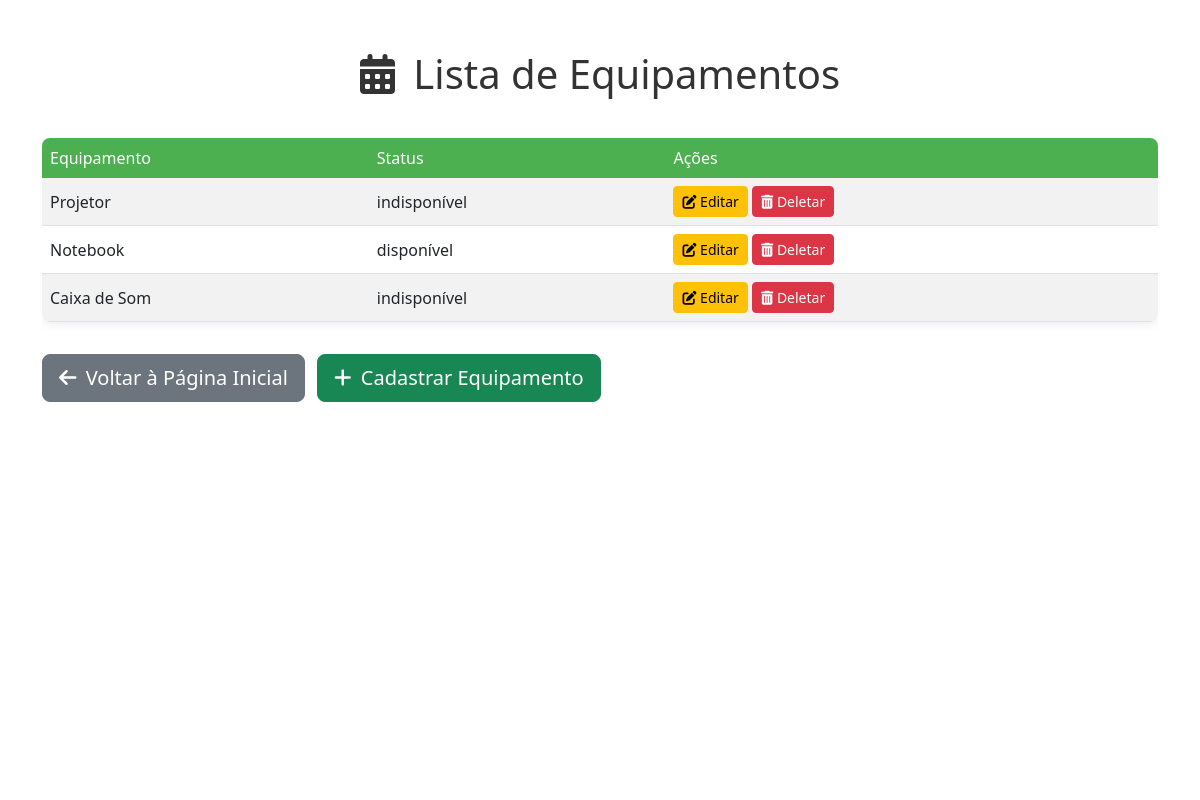
Before: /listar_equipamentos/ (signed in) with the older database file.
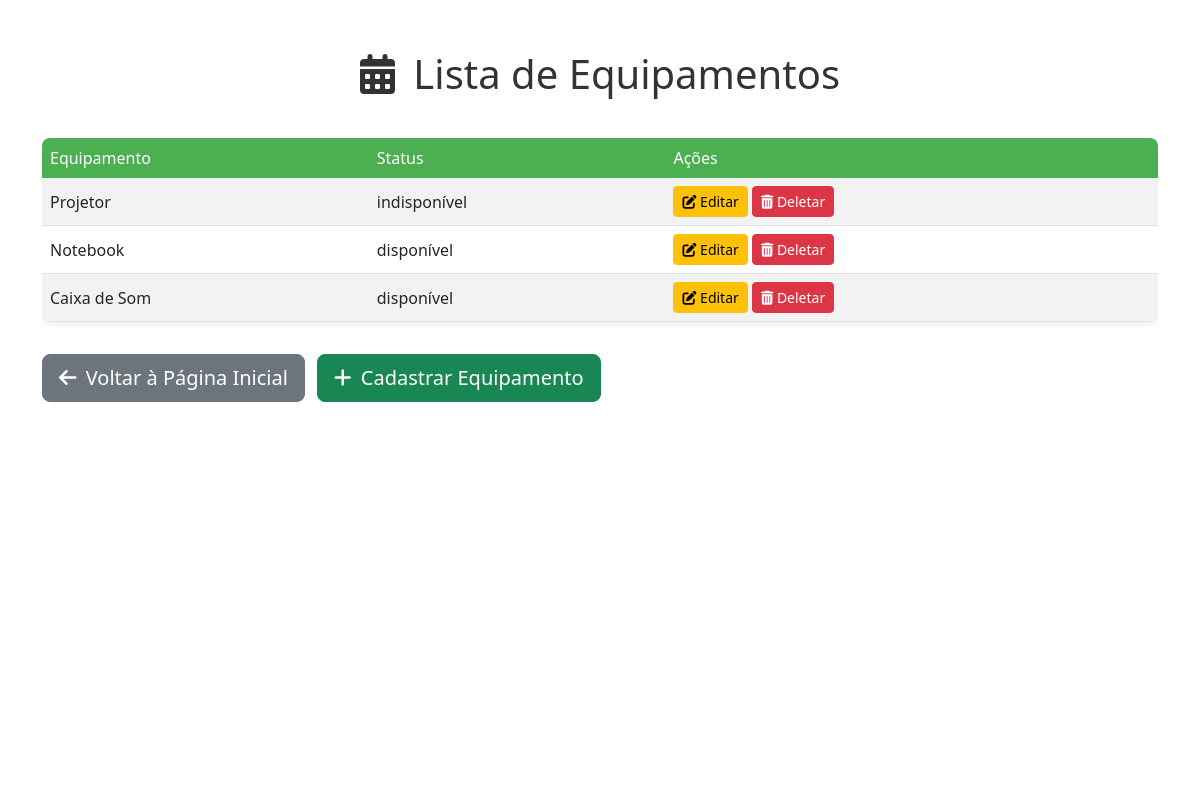
After: the same page with the newer database file.
### app/models.py (models this page shows, shortened)
class Equipamento(models.Model):
    idEquipamento = models.AutoField(primary_key=True)
    tipo = models.CharField(max_length=50)
    statusDisponibilidade = models.CharField(max_length=50, default='disponível')

### app/views.py (the view)
# urls.py: path('listar_equipamentos/', views.listarEquipamentos, name="listar_equipamentos"),
@login_required
def listarEquipamentos(request):
    listarEquipamentos = Equipamento.objects.all()
    return render (request, 'listar_equipamentos.html', {'listarEquipamentos':listarEquipamentos})

### app/templates/listar_equipamentos.html (shortened to what this page needs)
{% load static %}
<!DOCTYPE html>
<html lang="pt-br">
<head>
    <link href="https://cdn.jsdelivr.net/npm/bootstrap@5.3.0/dist/css/bootstrap.min.css" rel="stylesheet">
    <link rel="stylesheet" href="https://cdnjs.cloudflare.com/ajax/libs/font-awesome/6.0.0-beta3/css/all.min.css" />
</head>
<body>
    <div class="page-background"></div>
    <div class="container dashboard-container">
        <h1 class="welcome-header">
            <i class="fas fa-calendar-alt me-2"></i> Lista de Equipamentos
        </h1>
        <div class="table-responsive">
            <table class="table table-striped table-hover align-middle">
                <thead>
                    <tr>
                        <th scope="col">Equipamento</th>
                        <th scope="col">Status</th>
                        {% if user.is_staff %}
                            <th scope="col">Ações</th>
                        {% endif %}
                    </tr>
                </thead>
                <tbody>
                    {% for r in listarEquipamentos %}
                    <tr>
                        <td>{{ r.tipo }}</td>
                        <td>{{ r.statusDisponibilidade }}</td>
                        {% if user.is_staff %}
                        <td>
                            <a href="{% url 'editar_equipamento' r.pk %}" class="btn btn-warning btn-sm">
                                <i class="fas fa-edit"></i> Editar
                            </a>
                            <a href="{% url 'deletar_equipamento' r.pk %}" class="btn btn-danger btn-sm">
                                <i class="fas fa-trash-alt"></i> Deletar
                            </a>
                        </td>
                        {% endif %}
                    </tr>
                    {% empty %}
                    <tr>
                        <td colspan="3" class="text-center">Nenhum Equipamento cadastrado.</td>
                    </tr>
                    {% endfor %}
                </tbody>
            </table>
        </div>
        {% if user.is_staff %}
            <a href="{% url 'index_adm' %}" class="btn btn-secondary btn-lg mt-3 me-2">
                <i class="fas fa-arrow-left me-1"></i> Voltar à Página Inicial
            </a>
            <a href="{% url 'cadastrar_equipamento' %}" class="btn btn-success btn-lg mt-3">
                <i class="fas fa-plus me-1"></i> Cadastrar Equipamento
            </a>
        {% else %}
            <a href="{% url 'index' %}" class="btn btn-secondary btn-lg mt-3">
                <i class="fas fa-arrow-left me-1"></i> Voltar à Página Inicial
            </a>
        {% endif %}
    </div>
</body>
</html>

Changed rows visible on the page:
changed Equipamento "Caixa de Som": statusDisponibilidade "indisponível" → "disponível"
